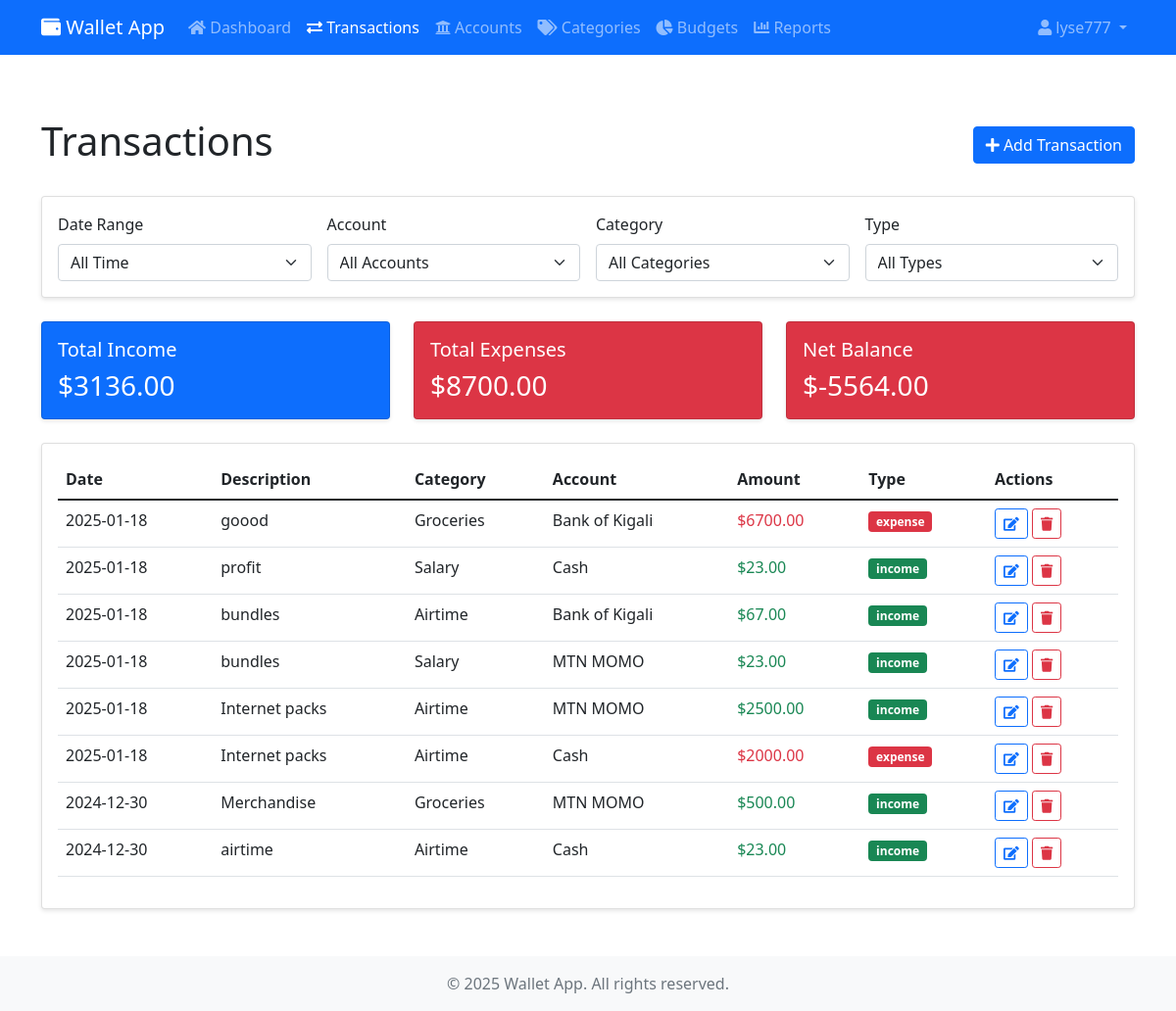
Page /transactions (signed in) on the committed database.
### app.py (models this page shows)
class User(UserMixin, db.Model):
    id = db.Column(db.Integer, primary_key=True)
    username = db.Column(db.String(80), unique=True, nullable=False)
    password = db.Column(db.String(120), nullable=False)
    accounts = db.relationship('Account', backref='user', lazy=True)
    categories = db.relationship('Category', backref='user', lazy=True)
    budgets = db.relationship('Budget', backref='user', lazy=True)

class Transaction(db.Model):
    id = db.Column(db.Integer, primary_key=True)
    amount = db.Column(db.Float, nullable=False)
    type = db.Column(db.String(20), nullable=False)  # 'expense' or 'income'
    date = db.Column(db.DateTime, nullable=False, default=datetime.utcnow)
    description = db.Column(db.String(200))
    account_id = db.Column(db.Integer, db.ForeignKey('account.id'), nullable=False)
    category_id = db.Column(db.Integer, db.ForeignKey('category.id'), nullable=False)

class Category(db.Model):
    id = db.Column(db.Integer, primary_key=True)
    name = db.Column(db.String(80), nullable=False)
    type = db.Column(db.String(20), nullable=False)  # 'expense' or 'income'
    parent_id = db.Column(db.Integer, db.ForeignKey('category.id'), nullable=True)
    user_id = db.Column(db.Integer, db.ForeignKey('user.id'), nullable=False)
    subcategories = db.relationship('Category', backref=db.backref('parent', remote_side=[id]))
    transactions = db.relationship('Transaction', backref='category', lazy=True)

class Account(db.Model):
    id = db.Column(db.Integer, primary_key=True)
    name = db.Column(db.String(80), nullable=False)
    balance = db.Column(db.Float, default=0.0)
    user_id = db.Column(db.Integer, db.ForeignKey('user.id'), nullable=False)
    transactions = db.relationship('Transaction', backref='account', lazy=True)

### app.py (the view, shortened to what this page needs)
@app.route('/transactions', methods=['GET', 'POST'])
@login_required
def transactions():
    accounts = Account.query.filter_by(user_id=current_user.id).all()
    categories = Category.query.filter_by(
        user_id=current_user.id,
        parent_id=None  # This ensures we only get main categories
    ).order_by(Category.name).all()
    base_query = Transaction.query.join(Account).filter(Account.user_id == current_user.id)
    account_filter = request.args.get('account_filter')
    if account_filter and account_filter != 'all':
        base_query = base_query.filter(Transaction.account_id == account_filter)
    category_filter = request.args.get('category_filter')
    if category_filter and category_filter != 'all':
        base_query = base_query.filter(Transaction.category_id == category_filter)
    type_filter = request.args.get('type_filter')
    if type_filter and type_filter != 'all':
        base_query = base_query.filter(Transaction.type == type_filter)
    date_range = request.args.get('date_range', 'all')
    today = datetime.now().date()
    if date_range == 'today':
        base_query = base_query.filter(func.date(Transaction.date) == today)
    elif date_range == 'week':
        week_start = today - timedelta(days=today.weekday())
        base_query = base_query.filter(func.date(Transaction.date) >= week_start)
    elif date_range == 'month':
        month_start = today.replace(day=1)
        base_query = base_query.filter(func.date(Transaction.date) >= month_start)
    transactions = base_query.order_by(Transaction.date.desc()).all()
    total_income = sum(t.amount for t in transactions if t.type == 'income')
    total_expenses = sum(t.amount for t in transactions if t.type == 'expense')
    net_balance = total_income - total_expenses
    return render_template('transactions.html',
                         transactions=transactions,
                         accounts=accounts,
                         categories=categories,
                         total_income=total_income,
                         total_expenses=total_expenses,
                         net_balance=net_balance)

### app.py (called while the page is built)
@login_manager.user_loader
def load_user(user_id):
    return User.query.get(int(user_id))

@app.context_processor
def utility_processor():
    def get_budget_progress(category_id):
        current_date = datetime.utcnow()
        budget = Budget.query.filter(
            Budget.category_id == category_id,
            Budget.start_date <= current_date,
            Budget.end_date >= current_date
        ).first()
        if not budget:
            return None
        spent = db.session.query(func.sum(Transaction.amount)).filter(
            Transaction.category_id == category_id,
            Transaction.type == 'expense',
            Transaction.date.between(budget.start_date, budget.end_date)
        ).scalar() or 0
        return {
            'amount': budget.amount,
            'spent': spent,
            'percentage': (spent / budget.amount * 100) if budget.amount > 0 else 0
        }
    return dict(get_budget_progress=get_budget_progress)

### templates/transactions.html (shortened to what this page needs)
{% extends "base.html" %}
{% block content %}
<div class="container py-4">
    <div class="d-flex justify-content-between align-items-center mb-4">
        <h1>Transactions</h1>
        <button type="button" class="btn btn-primary" data-bs-toggle="modal" data-bs-target="#addTransactionModal">
            <i class="fas fa-plus"></i> Add Transaction
        </button>
    </div>
    <div class="card mb-4">
        <div class="card-body">
            <form id="filterForm" class="row g-3">
                <div class="col-md-3">
                    <label class="form-label">Date Range</label>
                    <select class="form-select" id="dateRange">
                        <option value="all">All Time</option>
                    </select>
                </div>
                <div class="col-md-3">
                    <label class="form-label">Account</label>
                    <select class="form-select" name="account_filter">
                        <option value="all">All Accounts</option>
                    </select>
                </div>
                <div class="col-md-3">
                    <label class="form-label">Category</label>
                    <select class="form-select" name="category_filter">
                        <option value="all">All Categories</option>
                    </select>
                </div>
                <div class="col-md-3">
                    <label class="form-label">Type</label>
                    <select class="form-select" name="type_filter">
                        <option value="all">All Types</option>
                    </select>
                </div>
            </form>
        </div>
    </div>
    <div class="row mb-4">
        <div class="col-md-4">
            <div class="card bg-primary text-white">
                <div class="card-body">
                    <h5 class="card-title">Total Income</h5>
                    <h3 class="mb-0">${{ "%.2f"|format(total_income|default(0)) }}</h3>
                </div>
            </div>
        </div>
        <div class="col-md-4">
            <div class="card bg-danger text-white">
                <div class="card-body">
                    <h5 class="card-title">Total Expenses</h5>
                    <h3 class="mb-0">${{ "%.2f"|format(total_expenses|default(0)) }}</h3>
                </div>
            </div>
        </div>
        <div class="col-md-4">
            <div class="card {% if net_balance|default(0) >= 0 %}bg-success{% else %}bg-danger{% endif %} text-white">
                <div class="card-body">
                    <h5 class="card-title">Net Balance</h5>
                    <h3 class="mb-0">${{ "%.2f"|format(net_balance|default(0)) }}</h3>
                </div>
            </div>
        </div>
    </div>
    <div class="card">
        <div class="card-body">
            <div class="table-responsive">
                <table class="table table-hover">
                    <thead>
                        <tr>
                            <th>Date</th>
                            <th>Description</th>
                            <th>Category</th>
                            <th>Account</th>
                            <th>Amount</th>
                            <th>Type</th>
                            <th>Actions</th>
                        </tr>
                    </thead>
                    <tbody>
                        {% for transaction in transactions %}
                        <tr>
                            <td>{{ transaction.date.strftime('%Y-%m-%d') }}</td>
                            <td>{{ transaction.description }}</td>
                            <td>{{ transaction.category.name }}</td>
                            <td>{{ transaction.account.name }}</td>
                            <td class="{% if transaction.type == 'income' %}text-success{% else %}text-danger{% endif %}">
                                ${{ "%.2f"|format(transaction.amount) }}
                            </td>
                            <td>
                                <span class="badge {% if transaction.type == 'income' %}bg-success{% else %}bg-danger{% endif %}">
                                    {{ transaction.type }}
                                </span>
                            </td>
                            <td>
                                <button class="btn btn-sm btn-outline-primary"
                                        onclick="editTransaction({{ transaction.id }})"
                                        data-bs-toggle="modal"
                                        data-bs-target="#editTransactionModal">
                                    <i class="fas fa-edit"></i>
                                </button>
                                <button class="btn btn-sm btn-outline-danger"
                                        onclick="deleteTransaction({{ transaction.id }})">
                                    <i class="fas fa-trash"></i>
                                </button>
                            </td>
                        </tr>
                        {% endfor %}
                    </tbody>
                </table>
            </div>
        </div>
    </div>
</div>
{% endblock %}

### templates/base.html (shortened to what this page needs)
<!DOCTYPE html>
<html lang="en">
<head>
    <link href="https://cdn.jsdelivr.net/npm/bootstrap@5.1.3/dist/css/bootstrap.min.css" rel="stylesheet">
    <link href="https://cdnjs.cloudflare.com/ajax/libs/font-awesome/5.15.4/css/all.min.css" rel="stylesheet">
    <link href="{{ url_for('static', filename='css/style.css') }}" rel="stylesheet">
</head>
<body>
    <nav class="navbar navbar-expand-lg navbar-dark bg-primary">
        <div class="container">
            <a class="navbar-brand" href="{{ url_for('dashboard') }}">
                <i class="fas fa-wallet"></i> Wallet App
            </a>
            <div class="collapse navbar-collapse" id="navbarNav">
                {% if current_user.is_authenticated %}
                <ul class="navbar-nav me-auto">
                    <li class="nav-item">
                        <a class="nav-link {% if request.endpoint == 'dashboard' %}active{% endif %}"
                           href="{{ url_for('dashboard') }}">
                            <i class="fas fa-home"></i> Dashboard
                        </a>
                    </li>
                    <li class="nav-item">
                        <a class="nav-link {% if request.endpoint == 'transactions' %}active{% endif %}"
                           href="{{ url_for('transactions') }}">
                            <i class="fas fa-exchange-alt"></i> Transactions
                        </a>
                    </li>
                    <li class="nav-item">
                        <a class="nav-link {% if request.endpoint == 'accounts' %}active{% endif %}"
                           href="{{ url_for('accounts') }}">
                            <i class="fas fa-university"></i> Accounts
                        </a>
                    </li>
                    <li class="nav-item">
                        <a class="nav-link {% if request.endpoint == 'categories' %}active{% endif %}"
                           href="{{ url_for('categories') }}">
                            <i class="fas fa-tags"></i> Categories
                        </a>
                    </li>
                    <li class="nav-item">
                        <a class="nav-link {% if request.endpoint == 'budgets' %}active{% endif %}"
                           href="{{ url_for('budgets') }}">
                            <i class="fas fa-chart-pie"></i> Budgets
                        </a>
                    </li>
                    <li class="nav-item">
                        <a class="nav-link {% if request.endpoint == 'reports' %}active{% endif %}"
                           href="{{ url_for('reports') }}">
                            <i class="fas fa-chart-bar"></i> Reports
                        </a>
                    </li>
                </ul>
                <ul class="navbar-nav">
                    <li class="nav-item dropdown">
                        <a class="nav-link dropdown-toggle" href="#" data-bs-toggle="dropdown">
                            <i class="fas fa-user"></i> {{ current_user.username }}
                        </a>
                    </li>
                </ul>
                {% endif %}
            </div>
        </div>
    </nav>
    <main class="py-4">
        {% block content %}{% endblock %}
    </main>
    <footer class="footer mt-auto py-3 bg-light">
        <div class="container text-center">
            <span class="text-muted">© 2025 Wallet App. All rights reserved.</span>
        </div>
    </footer>
</body>
</html>

### static/css/style.css (style rules this page uses)
.card { box-shadow: 0 2px 4px rgba(0,0,0,0.1); }

### rows in the picture
User: username "lyse777"
Transaction: amount "6700.00"
Transaction: amount "23.00"
Transaction: amount "67.00"
Transaction: amount "23.00"
Transaction: amount "2500.00"
Transaction: amount "2000.00"
Transaction: amount "500.00"
Transaction: amount "23.00"

### other values in the picture
{{ "%.2f"|format(total_income|default(0)) }} "3136.00"
{{ "%.2f"|format(total_expenses|default(0)) }} "8700.00"
{{ "%.2f"|format(net_balance|default(0)) }} "-5564.00"
